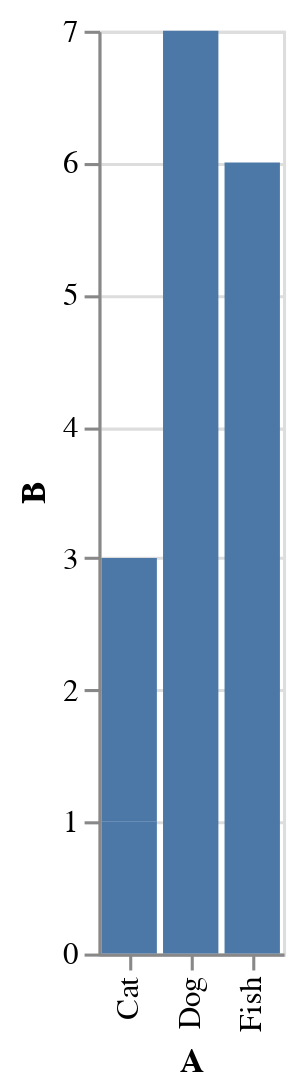

This figure's notebook cell:
### Markdown cell above
### Visualizing data in streamlit

The [Altair library](https://altair-viz.github.io/) makes it easy to make interactive visualizations, and streamlit's `st.altair_chart()` function lets you display them.

The [typical steps](https://altair-viz.github.io/getting_started/starting.html) to create an Altair visualization are

1) Create a Chart object from a dataframe with `alt.Chart(dataframe)`
2) Identify how the data should be visualized with a `Chart.mark_*()` method (e.g., `Chart.mark_line()`, `Chart.mark_bar()`)
3) Map dataframe columns to features with the `Chart.mark_*.encode()` method

### Code cell
import altair as alt

df3 = pd.DataFrame({'A': ['Cat', 'Cat', 'Dog', 'Dog', "Fish"],
                        'B': [1, 2, 3, 4, 6],
                        'C': [0.1,0.2,0.3,0.4, 0.6]})

alt.Chart(df3).mark_bar().encode(
    x = 'A',
    y = 'B'
)

### Figure 1 — Vega-Lite specification as saved in the notebook (floating-point values rounded to 4 significant figures)
{"config": {"view": {"continuousWidth": 400, "continuousHeight": 300}}, "data": {"name": "data-9f0c1730257ba8612455ef6a84d77b88"}, "mark": "bar", "encoding": {"x": {"field": "A", "type": "nominal"}, "y": {"field": "B", "type": "quantitative"}}, "$schema": "https://vega.github.io/schema/vega-lite/v4.17.0.json", "datasets": {"data-9f0c1730257ba8612455ef6a84d77b88": [{"A": "Cat", "B": 1, "C": 0.1}, {"A": "Cat", "B": 2, "C": 0.2}, {"A": "Dog", "B": 3, "C": 0.3}, {"A": "Dog", "B": 4, "C": 0.4}, {"A": "Fish", "B": 6, "C": 0.6}]}}
